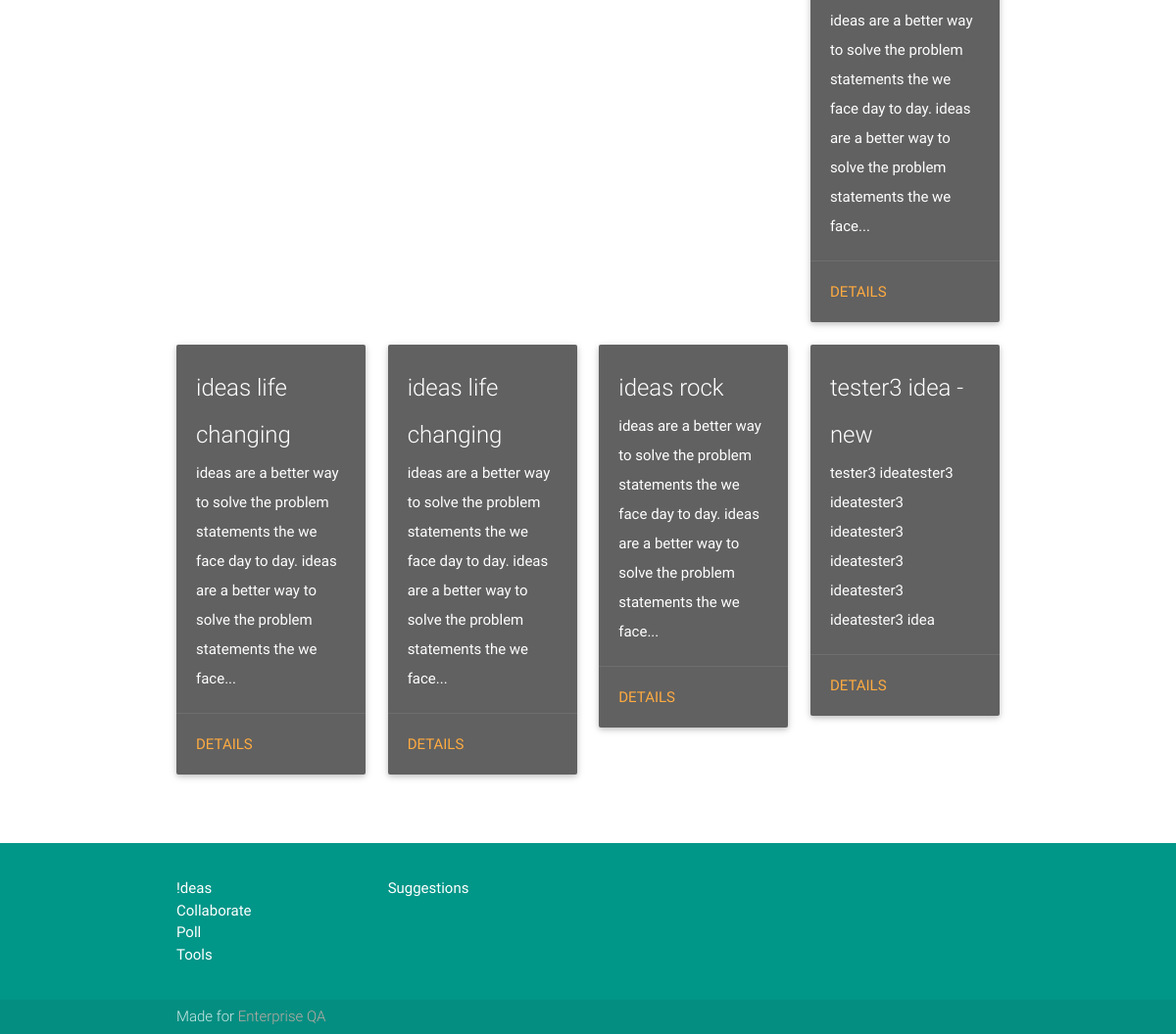
Page /ideas (lower part) on the earlier database version.
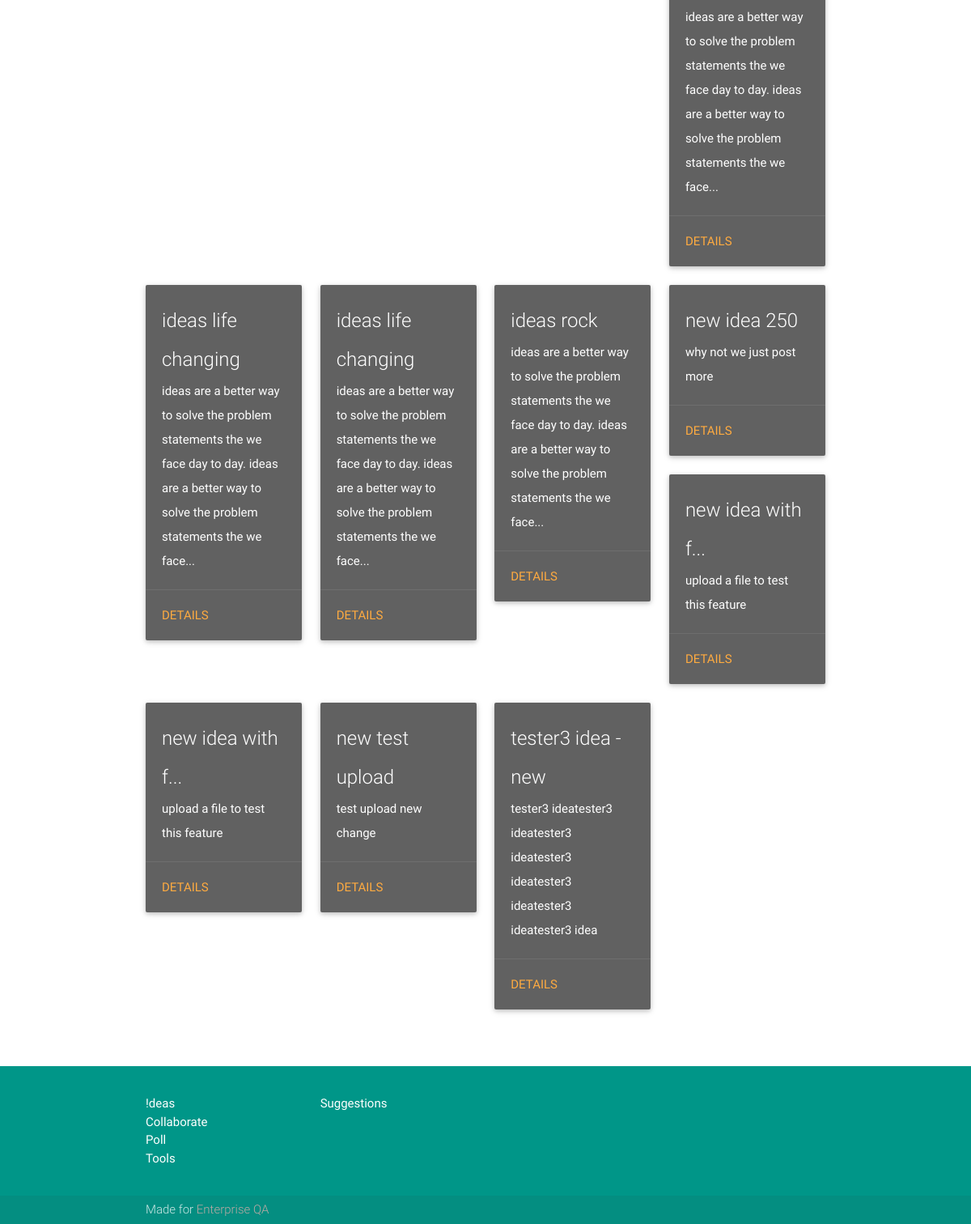
Same page on the later database version.
### database.py (models this page shows)
class Ideas(Base):
    __tablename__ = 'ideas'
    id = Column(Integer, primary_key=True)
    title = Column(String(150), nullable=False)
    summary = Column(String(2000), nullable=False)
    tags = Column(String(30), nullable=True)
    filePath = Column(String(100), nullable=True)
    user_id = Column(Integer, ForeignKey(User.id))
    isActive = Column(Boolean, default=True)
    createdDate = Column(DateTime(timezone=True), server_default=func.now())
    updatedDate = Column(DateTime(timezone=True), onupdate=func.now())
    user = relationship(User)
    '''@property
    def serialize(self):
    """Return object data in easily serializeable format"""
    return {
        'id': self.id,
        'title': self.title,
        'summary': self.summary,
    }'''

### app.py (the view)
@app.route('/ideas')
def ideas():
    ideasList = dbsession.query(Ideas).order_by(Ideas.title).all()
    return render_template('ideas/index.html', ideas=ideasList)

### templates/ideas/index.html (shortened to what this page needs)
{% extends "layout.html" %}
{% block content %}
  <div class="container">
    <div class="section">
      <div class="row">
        {%  for idea in ideas %}
            <div class="col s12 m6 l3">
                <div class="card grey darken-2 hoverable">
                    <div class="card-content white-text">
                        <span class="card-title">{{ idea.title  | truncate(18, true)}}</span>
                        <p>{{ idea.summary | truncate(150, true) }}</p>
                    </div>
                    <div class="card-action">
                        <a href="{{ url_for('ideaDetails', idea_id=idea.id)}}">Details</a>
                    </div>
                </div>
            </div>
          {% endfor %}
        </div>
    </div>
  </div>
    <div class="fixed-action-btn" style="top: 60px; right: 24px;">
    </div>
{% endblock %}

### templates/layout.html (shortened to what this page needs)
<!DOCTYPE html>
<html lang="en">
<head>
  <link rel="stylesheet" type="text/css" href="{{ url_for('static', filename='css/materialize.min.css') }}">
  <link rel="stylesheet" type="text/css" href="{{ url_for('static', filename='css/style.css') }}" media="screen,projection"/>
</head>
<body>
  <main>
      <div class="row">
            {% block content %}
            {% endblock %}
      </div>
</main>
  <footer class="page-footer teal">
    <div class="container">
      <div class="row">
        <div class="col l3 s12">
          <ul>
            <li><a class="white-text" href="{{ url_for('ideas') }}">!deas</a></li>
            <li><a class="white-text" href="#!">Collaborate</a></li>
            <li><a class="white-text" href="#!">Poll</a></li>
            <li><a class="white-text" href="#!">Tools</a></li>
          </ul>
        </div>
        <div class="col l3 s12">
          <ul>
            <li><a class="white-text" href="#!">Suggestions</a></li>
          </ul>
        </div>
      </div>
    </div>
    <div class="footer-copyright">
      <div class="container">
      Made for <a class="brown-text text-lighten-3" href="#">Enterprise QA</a>
      </div>
    </div>
  </footer>
  </body>
</html>

### static/css/style.css (style rules this page uses)
p { line-height: 2rem; }
footer.page-footer { margin: 0; }

### templates/layout.html (style rules this page uses)
body { display: flex; min-height: 100vh; flex-direction: column; }
main { flex: 1 0 auto; }

Differences in the rows shown:
added Ideas: title "new idea 250", summary "why not we just post more"
added Ideas: title "new idea with f...", summary "upload a file to test this feature"
added Ideas: title "new idea with f...", summary "upload a file to test this feature"
added Ideas: title "new test upload", summary "test upload new change"
